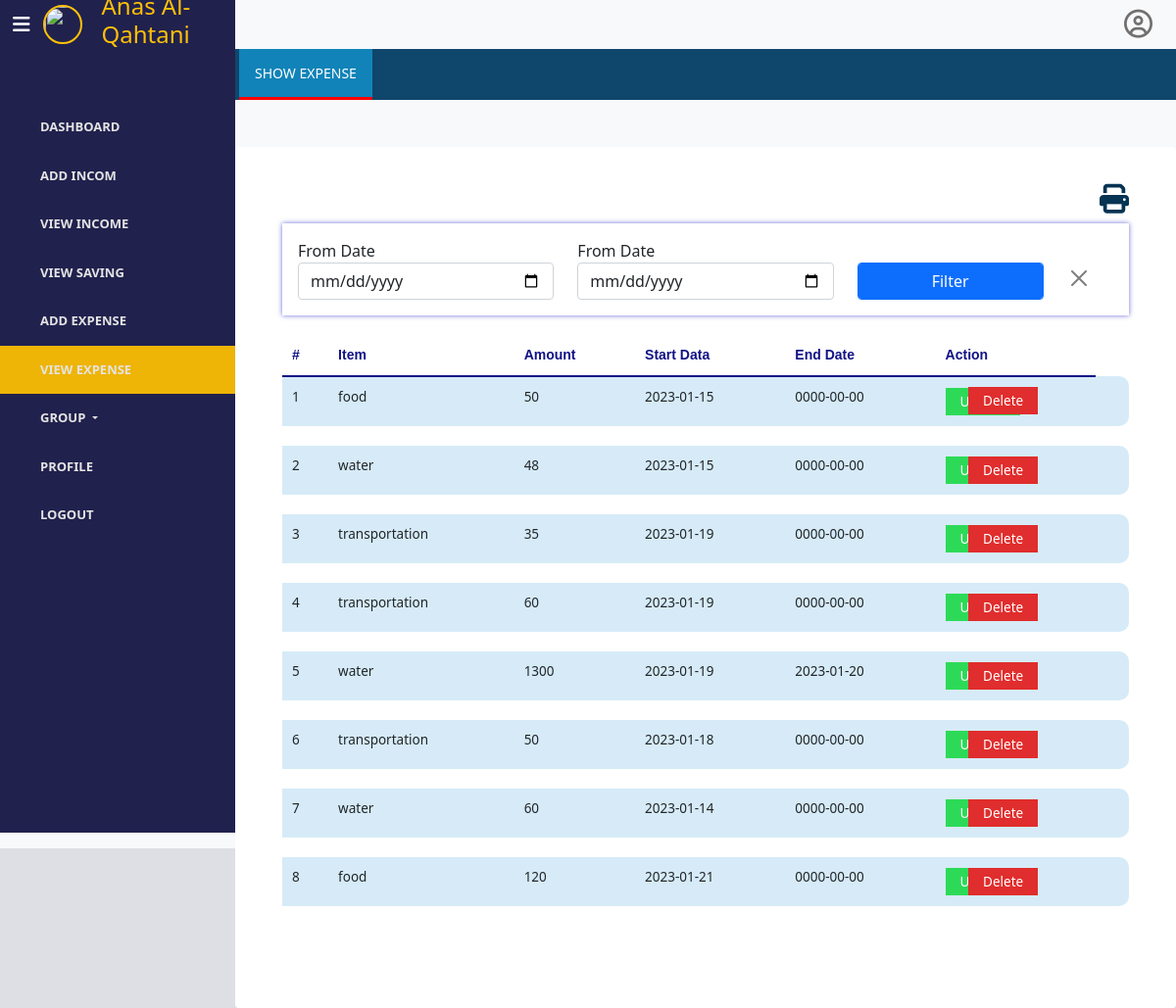
Page /php/show_expense.php (signed in) on the committed database.
### tables this page shows
CREATE TABLE `expense` (
  `id` int(6) NOT NULL,
  `item` varchar(50) NOT NULL,
  `amount` double NOT NULL,
  `start_date` date NOT NULL DEFAULT current_timestamp(),
  `end_date` date NOT NULL DEFAULT current_timestamp(),
  `user_id` int(6) NOT NULL
);

### php/show_expense.php (the view, shortened to what this page needs)
<!DOCTYPE html>
<html lang="en">
<head>
    <link rel="stylesheet" href="../css/style.css">
   <link rel="stylesheet" href="https://cdn.jsdelivr.net/npm/bootstrap@5.0.1/dist/css/bootstrap.min.css">
   <link rel="stylesheet" href="https://cdnjs.cloudflare.com/ajax/libs/font-awesome/6.2.1/css/all.min.css">
</head>
<body>
    <div class="px-0 bg-light">
        <div class="d-flex">
            <div class="d-flex align-items-center " id="navbar"> <button class="navbar-toggler" type="button" data-bs-toggle="collapse" data-bs-target="#navbar-items" aria-controls="navbarSupportedContent" aria-expanded="true" aria-label="Toggle navigation"> <span class="fas fa-bars"></span> </button> <div class="d-flex topdashboard">
            <img src="../img/user.png" width="40" height="40">
                <h4>
                </h4>
            </div> </div>
            <div id="navbar2" class="d-flex justify-content-end pe-4"> <span class="far fa-user-circle "></span> </div>
        </div>
        <div class="d-md-flex">
            <ul id="navbar-items" class="p-0">
                <a href="user_dashbord.php"><li  > <span class="ps-3 name ">Dashboard</span> </li></a>
                <a href="add_income.php"> <li  > <span class="ps-3 name">ADD Incom</span> </li></a>
                <a href="show_income.php"><li >  <span class="ps-3 name">View Income</span> </li></a>
                <a href="show_saving.php"><li>  <span class="ps-3 name">View Saving</span> </li></a>
                <a href="add_expense.php"><li>  <span class="ps-3 name">ADD Expense</span> </li></a>
                <a href="show_expense.php"><li class="active">  <span class="ps-3 name">View Expense</span> </li></a>
                <?php
                include('../database/connect.php');
                             $userid=$_SESSION['user_id'];
                             $query ="SELECT type from users WHERE id=$userid";
                            $result = $connect->query($query);
                            if($result->num_rows> 0){
                                $type=$result->fetch_assoc();
                            if( ($type['type']=='leader') || ($type['type']=='member')){
                            ?>
                <a href="show_expense.php"><li>  <span class="ps-3 name"><div class="dropdown">
                    <a class=" dropdown-toggle" href="#" data-bs-toggle="dropdown" aria-expanded="false">
                      Group
                    </a>
                  </div></span> </li></a>
                  <?php
                                    }}
                                ?>
                <a href="user_profile.php"><li> <span class="ps-3 name">Profile</span> </li></a>
                <a href="../index.php"><li> <span class="ps-3 name">Logout</span> </li></a>
            </ul>
            <div id="topnavbar">
                <div class="topnav mb-3">
                    <div class="d-flex px-1"> <a href="#home" class="active">Show EXPENSE</a>  </div>
                </div>
                <div class="container rounded mt-5 bg-white p-md-5">
                <div>
                            <div class=" row" ><a href="../crud/expense_report.php" class="print" title="print"><i class="fa-solid fa-print"></i></a></div>
                        </div>
                <div class="card-body">
<form class="form" action="#" method="post">
        <div class="row justify-content-center">
            <div class="col-md-4">
                <div class="form-group">
                    <label>From Date</label>
                    <input type="date"  name="from_date" class="form-control">
                </div>
            </div>
            <div class="col-md-4">
                <div class="form-group">
                    <label>From Date</label>
                    <input type="date"  name="to_date" class="form-control">
                </div>
            </div>
            <div class="col-md-3">
                <div class="form-group">
                    <button class="btn btn-primary form-control" type="submit" name="submit_filter">Filter</button>
                </div>
            </div>
            <div class="col-md-1">
                <div class="form-group">
                <button type="submit" name="close" class="btn-close form-control mt-1" data-bs-dismiss="modal" aria-label="Close"></button>
                </div>
            </div>
        </div>
    </form>
    </div>
                    <div class="table-responsive">
                        <table class="table">
                            <thead>
                                <tr>
                                <th scope="col">#</th>
                                    <th scope="col">Item</th>
                                    <th scope="col">Amount</th>
                                    <th scope="col">Start Data</th>
                                    <th scope="col">End Date</th>
                                    <th scope="col">Action</th>
                                </tr>
                            </thead>
                            <tbody>
                            <?php
                                $i=1;
                                include('../database/connect.php');
                                    $userid=$_SESSION['user_id'];
                                    if (isset($_POST['submit_filter'])){
                                        $formDate=$_POST['from_date'];
                                        $toDate=$_POST['to_date'];
                                        $query="SELECT * FROM expense WHERE start_date between '$formDate' and '$toDate' and user_id= $userid";
                                     if($result=mysqli_query($connect,$query))
                                        {
                                         if(mysqli_num_rows($result)>0)
                                           {
                                            while($row=mysqli_fetch_array($result))
                                               {
                                                ?>
                                                <tr class='bg-blue'>
                                                <td style="display:none;"> <?php echo $row['id']; ?> </td>
                                                <td> <?php echo $i ?> </td>
                                                <td> <?php echo $row['item']; ?> </td>
                                                <td> <?php echo $row['amount'] ?> </td>
                                                <td> <?php echo $row['start_date']; ?> </td>
                                                <td> <?php echo $row['end_date']; ?> </td>
                                                 <?php
                                                 echo "<td> <a href='../crud/update_exp.php?id=$row[0]' class='update'>Update</a></td>";
                                                 ?>
                                               <td> <a type="buttan" class='deleteExp_btn delete'>Delete</a></td>
                                            </tr>
                                              <?php
                                            echo "<tr id='spacing-row'>";
                                            echo "<td></td>";
                                            echo "</tr>";
                                            $i++;
                                               }
                                           }}
                                               else
                                               {
                                               echo "null record";
                                               }
                                            }
                                            else if(isset($_POST['close']) or $i==1) {
                                  $query="SELECT * FROM expense WHERE user_id=$userid ";
                                  if($result=mysqli_query($connect,$query))
                                     {
                                      if(mysqli_num_rows($result)>0)
                                        {
                                         while($row=mysqli_fetch_array($result))
                                                        {
                                                            ?>
                                                            <tr class='bg-blue'>
                                                            <td> <?php echo $i ?> </td>
                                                            <td> <?php echo $row['item']; ?> </td>
                                                            <td> <?php echo $row['amount'] ?> </td>
                                                            <td> <?php echo $row['start_date']; ?> </td>
                                                            <td> <?php echo $row['end_date']; ?> </td>
                                                             <?php
                                                             echo "<td> <a href='../crud/update_exp.php?id=$row[0]' class='update'>Update</a></td>";
                                                             ?>
                                                           <td> <a type="buttan" class='deleteExp_btn delete'>Delete</a></td>
                                                        </tr>
                                                          <?php
                                                        echo "<tr id='spacing-row'>";
                                                        echo "<td></td>";
                                                        echo "</tr>";
                                                        $i++;
                                                        }
                                                    }
                                                    else
                                                    {
                                                    echo "null record";
                                                    }
                                                }
                                                else
                                                {
                                                    echo "thats problem is select $query.".mysqli_error($connect)."<br>";
                                                }
                                            }
                                                ?>
                            </tbody>
                        </table>
                </div>
                </div>
            </div>
        </div>
    </div>
</body>
</html>

### css/style.css (style rules this page uses)
* { margin: 0; padding: 0; box-sizing: border-box; list-style: none; }
body { background-color: rgba(35,43,85,0.15) !important; }
a { text-decoration: none !important; }
.card-body { box-shadow: 0 0 5px #6e6ed8 !important; }
.print { width: 100%; height: 30px; display: flex; align-items: flex-end; justify-content: flex-end; }
.print i { font-size: 30px; font-weight: bold; margin-bottom: 10px; color: #063453; }
.topdashboard { display: flex; align-items: center; }
.topdashboard img { border: 2px solid #ffc107; border-radius: 50%; }
.topdashboard h4 { margin-left: 20px; color:#ffc107 ; }
.topnav { background-color:rgb(15, 70, 107); overflow: hidden; }
.far.fa-user-circle { font-size: 29px; color: #726f6f; padding-top: 10px; }
.topnav a { float: left; display: block; color: #8d8b8b; font-weight: 800; font-size: 14px; text-transform: uppercase; padding: 14px 16px; text-decoration: none; border-bottom: 3px solid transparent; }
.topnav .active { background-color: #1183b8; color: #fff; font-weight: 500; border-bottom: 3px solid red; }
::placeholder { font-size: 10px; }
.container .table-responsive { margin: 20px auto; overflow-x: auto; }
.table thead tr th { font-size: 11px; color: #868585; padding: 10px 10px; }
.table tbody tr td { font-size: 13.5px; padding: 10px 10px; }
#navbar { width: 20%; background-color: #21214e !important; height: 50px; border: none; }
.fas.fa-bars { color: white; }
#navbar2 { width: 80%; }
#navbar-items { width: 20%; height: 100vh !important; background-color: #21214e; padding-top: 55px !important; }
ul#navbar-items li { color: rgb(228, 228, 228); padding: 15px 25px; font-weight: 600; text-transform: uppercase; font-size: 13px; display: flex; align-items: center; cursor: pointer; }
ul#navbar-items li a { color: rgb(228, 228, 228); }
ul#navbar-items .active { background-color: #eeb406; font-weight: bold !important; }
#topnavbar { width: 80%; height: 90vh; }
.card-body { box-shadow: 0 5px 2px #ffc107; }

### php/show_expense.php (style rules this page uses)
th { font-family: 'Poppins', sans-serif; font-weight: bold; font-size: 14px !important; color: #121286 !important; border-bottom: 2px solid #121286 !important; }
tbody .bg-blue { background-color: #d6ebf7; border-radius: 8px; }
#spacing-row { height: 8px; }
.table thead th,.table td { border: none; }
.table tbody td:first-child { border-bottom-left-radius: 10px; border-top-left-radius: 10px; }
.table tbody td:last-child { border-bottom-right-radius: 10px; border-top-right-radius: 10px; }
.update { background-color: rgb(45, 218, 88); padding: 5px 15px; line-height: 30px; color: #fff; font-weight: 500; }
.delete { background-color: rgb(224, 45, 45); padding: 5px 15px; line-height: 30px; color: #fff; font-weight: 500; margin-left: -140px; }

### rows in the picture
expense: item "food", amount "50", start_date "2023-01-15", end_date "0000-00-00"
expense: item "water", amount "48", start_date "2023-01-15", end_date "0000-00-00"
expense: item "transportation", amount "35", start_date "2023-01-19", end_date "0000-00-00"
expense: item "transportation", amount "60", start_date "2023-01-19", end_date "0000-00-00"
expense: item "water", amount "1300", start_date "2023-01-19", end_date "2023-01-20"
expense: item "transportation", amount "50", start_date "2023-01-18", end_date "0000-00-00"
expense: item "water", amount "60", start_date "2023-01-14", end_date "0000-00-00"
expense: item "food", amount "120", start_date "2023-01-21", end_date "0000-00-00"
